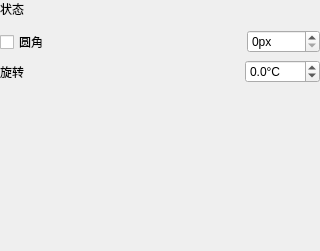
<?xml version="1.0" encoding="UTF-8"?>
<ui version="4.0">
 <class>UserPluginPropertyForm</class>
 <widget class="QWidget" name="UserPluginPropertyForm">
  <property name="geometry">
   <rect>
    <x>0</x>
    <y>0</y>
    <width>320</width>
    <height>251</height>
   </rect>
  </property>
  <property name="windowTitle">
   <string>Form</string>
  </property>
  <layout class="QVBoxLayout" name="verticalLayout">
   <property name="leftMargin">
    <number>0</number>
   </property>
   <property name="topMargin">
    <number>0</number>
   </property>
   <property name="rightMargin">
    <number>0</number>
   </property>
   <property name="bottomMargin">
    <number>0</number>
   </property>
   <item>
    <layout class="QHBoxLayout" name="horizontalLayout_3" stretch="0,5">
     <property name="sizeConstraint">
      <enum>QLayout::SizeConstraint::SetNoConstraint</enum>
     </property>
     <item>
      <widget class="QLabel" name="label_2">
       <property name="sizePolicy">
        <sizepolicy hsizetype="Preferred" vsizetype="Fixed">
         <horstretch>0</horstretch>
         <verstretch>0</verstretch>
        </sizepolicy>
       </property>
       <property name="text">
        <string>状态</string>
       </property>
      </widget>
     </item>
     <item>
      <widget class="BIComboBox" name="stateBox">
       <property name="sizePolicy">
        <sizepolicy hsizetype="Preferred" vsizetype="Fixed">
         <horstretch>0</horstretch>
         <verstretch>0</verstretch>
        </sizepolicy>
       </property>
      </widget>
     </item>
    </layout>
   </item>
   <item>
    <widget class="PosProperty" name="posProperty">
     <property name="sizePolicy">
      <sizepolicy hsizetype="MinimumExpanding" vsizetype="Minimum">
       <horstretch>0</horstretch>
       <verstretch>0</verstretch>
      </sizepolicy>
     </property>
     <property name="minimumSize">
      <size>
       <width>0</width>
       <height>0</height>
      </size>
     </property>
     <property name="aspectRatio">
      <bool>true</bool>
     </property>
    </widget>
   </item>
   <item>
    <layout class="QHBoxLayout" name="horizontalLayout">
     <property name="spacing">
      <number>6</number>
     </property>
     <property name="sizeConstraint">
      <enum>QLayout::SizeConstraint::SetNoConstraint</enum>
     </property>
     <property name="topMargin">
      <number>0</number>
     </property>
     <property name="bottomMargin">
      <number>0</number>
     </property>
     <item>
      <widget class="QCheckBox" name="roundChecked">
       <property name="sizePolicy">
        <sizepolicy hsizetype="Minimum" vsizetype="Fixed">
         <horstretch>0</horstretch>
         <verstretch>0</verstretch>
        </sizepolicy>
       </property>
       <property name="text">
        <string>圆角</string>
       </property>
      </widget>
     </item>
     <item>
      <spacer name="horizontalSpacer">
       <property name="orientation">
        <enum>Qt::Orientation::Horizontal</enum>
       </property>
       <property name="sizeHint" stdset="0">
        <size>
         <width>40</width>
         <height>20</height>
        </size>
       </property>
      </spacer>
     </item>
     <item>
      <widget class="QSpinBox" name="roundSize">
       <property name="sizePolicy">
        <sizepolicy hsizetype="Minimum" vsizetype="Fixed">
         <horstretch>0</horstretch>
         <verstretch>0</verstretch>
        </sizepolicy>
       </property>
       <property name="suffix">
        <string>px</string>
       </property>
       <property name="maximum">
        <number>65536</number>
       </property>
      </widget>
     </item>
    </layout>
   </item>
   <item>
    <layout class="QHBoxLayout" name="horizontalLayout_2">
     <property name="sizeConstraint">
      <enum>QLayout::SizeConstraint::SetNoConstraint</enum>
     </property>
     <property name="topMargin">
      <number>0</number>
     </property>
     <property name="bottomMargin">
      <number>0</number>
     </property>
     <item>
      <widget class="QLabel" name="label">
       <property name="text">
        <string>旋转</string>
       </property>
      </widget>
     </item>
     <item>
      <spacer name="horizontalSpacer_2">
       <property name="orientation">
        <enum>Qt::Orientation::Horizontal</enum>
       </property>
       <property name="sizeHint" stdset="0">
        <size>
         <width>40</width>
         <height>20</height>
        </size>
       </property>
      </spacer>
     </item>
     <item>
      <widget class="QDoubleSpinBox" name="rotation">
       <property name="suffix">
        <string>°C</string>
       </property>
       <property name="decimals">
        <number>1</number>
       </property>
       <property name="minimum">
        <double>-360.000000000000000</double>
       </property>
       <property name="maximum">
        <double>360.000000000000000</double>
       </property>
      </widget>
     </item>
    </layout>
   </item>
   <item>
    <spacer name="verticalSpacer">
     <property name="orientation">
      <enum>Qt::Orientation::Vertical</enum>
     </property>
     <property name="sizeHint" stdset="0">
      <size>
       <width>20</width>
       <height>40</height>
      </size>
     </property>
    </spacer>
   </item>
  </layout>
 </widget>
 <customwidgets>
  <customwidget>
   <class>PosProperty</class>
   <extends>QWidget</extends>
   <header>posproperty.h</header>
  </customwidget>
  <customwidget>
   <class>BIComboBox</class>
   <extends>QWidget</extends>
   <header>bicombobox.h</header>
  </customwidget>
 </customwidgets>
 <resources/>
 <connections/>
</ui>
